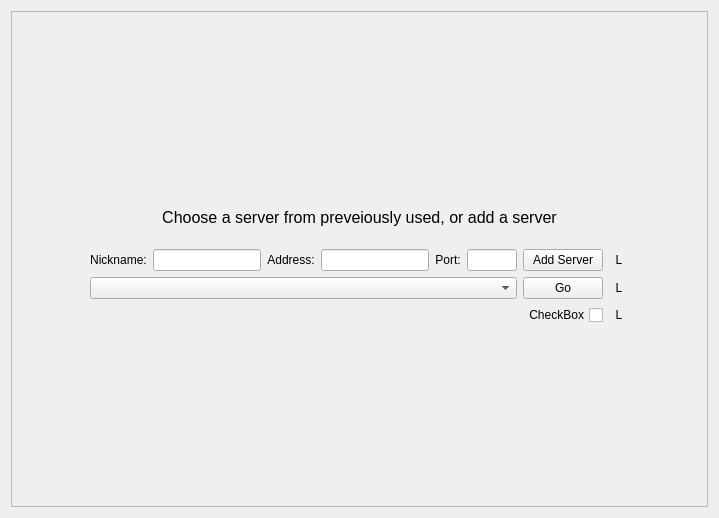
<?xml version="1.0" encoding="UTF-8"?>
<ui version="4.0">
 <class>CFX</class>
 <widget class="QWidget" name="CFX">
  <property name="geometry">
   <rect>
    <x>0</x>
    <y>0</y>
    <width>719</width>
    <height>518</height>
   </rect>
  </property>
  <property name="windowTitle">
   <string>Form</string>
  </property>
  <layout class="QHBoxLayout" name="horizontalLayout">
   <item>
    <widget class="QFrame" name="frame">
     <property name="frameShape">
      <enum>QFrame::StyledPanel</enum>
     </property>
     <property name="frameShadow">
      <enum>QFrame::Raised</enum>
     </property>
     <layout class="QHBoxLayout" name="horizontalLayout_4">
      <item>
       <spacer name="horizontalSpacer">
        <property name="orientation">
         <enum>Qt::Horizontal</enum>
        </property>
        <property name="sizeHint" stdset="0">
         <size>
          <width>45</width>
          <height>20</height>
         </size>
        </property>
       </spacer>
      </item>
      <item>
       <layout class="QVBoxLayout" name="verticalLayout_4">
        <item>
         <spacer name="verticalSpacer">
          <property name="orientation">
           <enum>Qt::Vertical</enum>
          </property>
          <property name="sizeHint" stdset="0">
           <size>
            <width>20</width>
            <height>40</height>
           </size>
          </property>
         </spacer>
        </item>
        <item>
         <widget class="QLabel" name="label_4">
          <property name="minimumSize">
           <size>
            <width>0</width>
            <height>50</height>
           </size>
          </property>
          <property name="maximumSize">
           <size>
            <width>16777215</width>
            <height>50</height>
           </size>
          </property>
          <property name="font">
           <font>
            <pointsize>12</pointsize>
           </font>
          </property>
          <property name="text">
           <string>Choose a server from preveiously used, or add a server</string>
          </property>
          <property name="textFormat">
           <enum>Qt::RichText</enum>
          </property>
          <property name="scaledContents">
           <bool>true</bool>
          </property>
          <property name="alignment">
           <set>Qt::AlignCenter</set>
          </property>
          <property name="wordWrap">
           <bool>true</bool>
          </property>
         </widget>
        </item>
        <item>
         <layout class="QHBoxLayout" name="horizontalLayout_2">
          <item>
           <widget class="QLabel" name="label">
            <property name="text">
             <string>Nickname:</string>
            </property>
            <property name="alignment">
             <set>Qt::AlignCenter</set>
            </property>
           </widget>
          </item>
          <item>
           <widget class="QLineEdit" name="lineEdit"/>
          </item>
          <item>
           <widget class="QLabel" name="label_2">
            <property name="text">
             <string>Address:</string>
            </property>
            <property name="alignment">
             <set>Qt::AlignCenter</set>
            </property>
           </widget>
          </item>
          <item>
           <widget class="QLineEdit" name="lineEdit_2"/>
          </item>
          <item>
           <widget class="QLabel" name="label_3">
            <property name="text">
             <string>Port:</string>
            </property>
            <property name="alignment">
             <set>Qt::AlignCenter</set>
            </property>
           </widget>
          </item>
          <item>
           <widget class="QLineEdit" name="lineEdit_3">
            <property name="minimumSize">
             <size>
              <width>35</width>
              <height>0</height>
             </size>
            </property>
            <property name="maximumSize">
             <size>
              <width>50</width>
              <height>16777215</height>
             </size>
            </property>
           </widget>
          </item>
          <item>
           <widget class="QPushButton" name="addServer">
            <property name="sizePolicy">
             <sizepolicy hsizetype="Fixed" vsizetype="Fixed">
              <horstretch>0</horstretch>
              <verstretch>0</verstretch>
             </sizepolicy>
            </property>
            <property name="layoutDirection">
             <enum>Qt::LeftToRight</enum>
            </property>
            <property name="text">
             <string>Add Server</string>
            </property>
           </widget>
          </item>
          <item>
           <widget class="QLabel" name="label_6">
            <property name="sizePolicy">
             <sizepolicy hsizetype="Fixed" vsizetype="Preferred">
              <horstretch>0</horstretch>
              <verstretch>0</verstretch>
             </sizepolicy>
            </property>
            <property name="minimumSize">
             <size>
              <width>20</width>
              <height>20</height>
             </size>
            </property>
            <property name="maximumSize">
             <size>
              <width>20</width>
              <height>20</height>
             </size>
            </property>
            <property name="text">
             <string>L</string>
            </property>
            <property name="alignment">
             <set>Qt::AlignCenter</set>
            </property>
           </widget>
          </item>
         </layout>
        </item>
        <item>
         <layout class="QHBoxLayout" name="horizontalLayout_3">
          <item>
           <widget class="QComboBox" name="comboBox"/>
          </item>
          <item>
           <widget class="QPushButton" name="pushButton_2">
            <property name="sizePolicy">
             <sizepolicy hsizetype="Fixed" vsizetype="Fixed">
              <horstretch>0</horstretch>
              <verstretch>0</verstretch>
             </sizepolicy>
            </property>
            <property name="text">
             <string>Go</string>
            </property>
           </widget>
          </item>
          <item>
           <widget class="QLabel" name="label_5">
            <property name="sizePolicy">
             <sizepolicy hsizetype="Fixed" vsizetype="Preferred">
              <horstretch>0</horstretch>
              <verstretch>0</verstretch>
             </sizepolicy>
            </property>
            <property name="minimumSize">
             <size>
              <width>20</width>
              <height>20</height>
             </size>
            </property>
            <property name="maximumSize">
             <size>
              <width>20</width>
              <height>20</height>
             </size>
            </property>
            <property name="text">
             <string>L</string>
            </property>
            <property name="alignment">
             <set>Qt::AlignCenter</set>
            </property>
           </widget>
          </item>
         </layout>
        </item>
        <item>
         <layout class="QHBoxLayout" name="horizontalLayout_7">
          <item>
           <widget class="QCheckBox" name="checkBox">
            <property name="layoutDirection">
             <enum>Qt::RightToLeft</enum>
            </property>
            <property name="text">
             <string>CheckBox</string>
            </property>
           </widget>
          </item>
          <item>
           <widget class="QLabel" name="label_13">
            <property name="sizePolicy">
             <sizepolicy hsizetype="Fixed" vsizetype="Preferred">
              <horstretch>0</horstretch>
              <verstretch>0</verstretch>
             </sizepolicy>
            </property>
            <property name="minimumSize">
             <size>
              <width>20</width>
              <height>20</height>
             </size>
            </property>
            <property name="maximumSize">
             <size>
              <width>20</width>
              <height>20</height>
             </size>
            </property>
            <property name="text">
             <string>L</string>
            </property>
            <property name="alignment">
             <set>Qt::AlignCenter</set>
            </property>
           </widget>
          </item>
         </layout>
        </item>
        <item>
         <spacer name="verticalSpacer_3">
          <property name="orientation">
           <enum>Qt::Vertical</enum>
          </property>
          <property name="sizeHint" stdset="0">
           <size>
            <width>20</width>
            <height>40</height>
           </size>
          </property>
         </spacer>
        </item>
       </layout>
      </item>
      <item>
       <spacer name="horizontalSpacer_2">
        <property name="orientation">
         <enum>Qt::Horizontal</enum>
        </property>
        <property name="sizeHint" stdset="0">
         <size>
          <width>45</width>
          <height>20</height>
         </size>
        </property>
       </spacer>
      </item>
     </layout>
    </widget>
   </item>
  </layout>
 </widget>
 <resources/>
 <connections/>
</ui>
